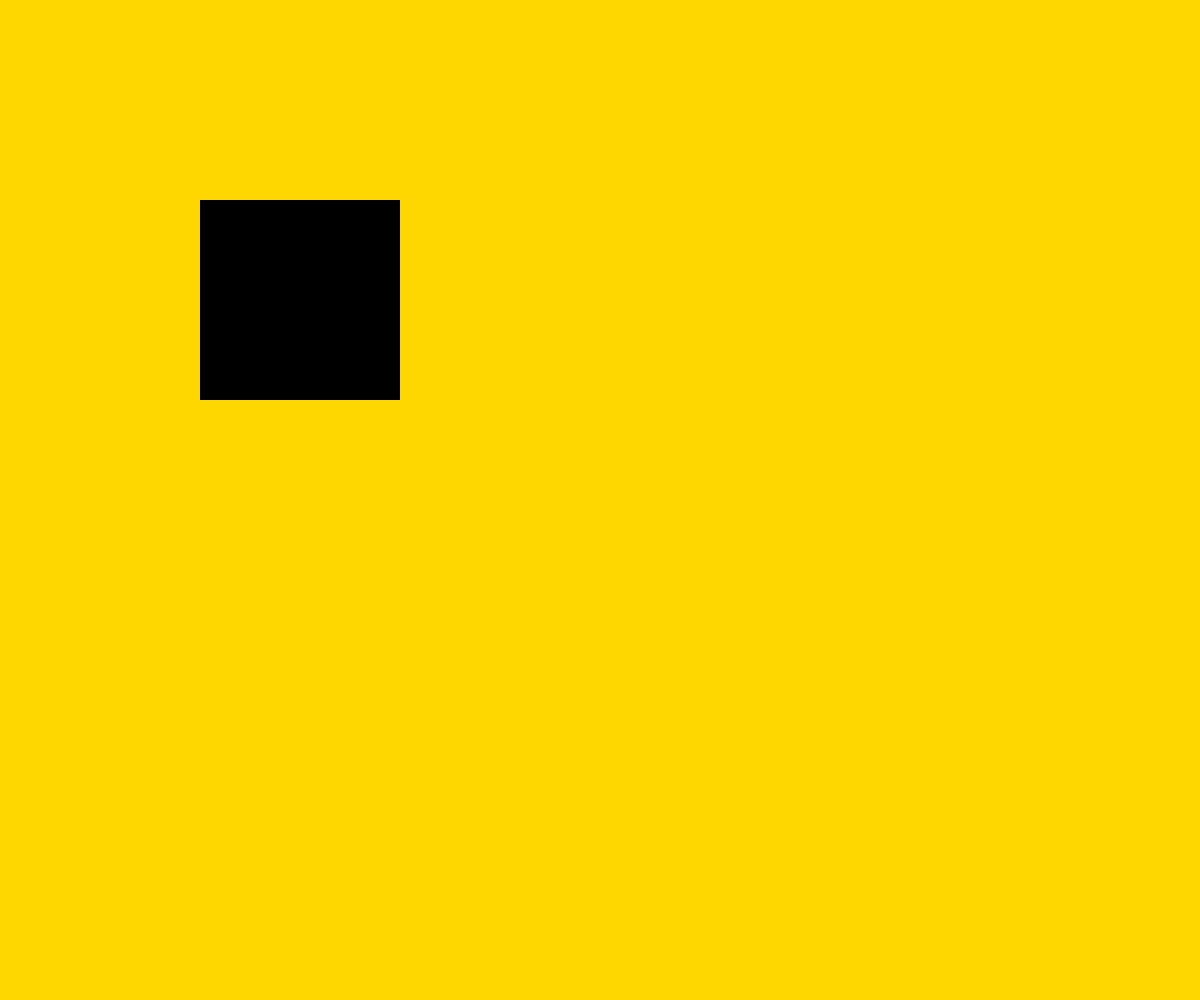
Frame 1 (no input)
Frame 60 (no input): identical to frame 1, image omitted
Frame 120 (the mouse pressed at the canvas centre since frame 60): identical to frame 1, image omitted

The p5.js sketch that drew this single still picture (run headless with seeded random() and noise() and a simulated clock; from frame 60 on, the mouse is pressed at the canvas centre):

// p5.js sketch
// ── sketch.js
function setup()
{
  createCanvas(windowWidth, windowHeight);
  background('gold');
  fill(0);
  noStroke();
}

function draw()
{
  rect(200, 200, 200, 200);
}

function mouseClicked()
{
  fill(random(100,200),0,0);
  rect(mouseX,mouseY,random(200,250),random(200,250));
}
